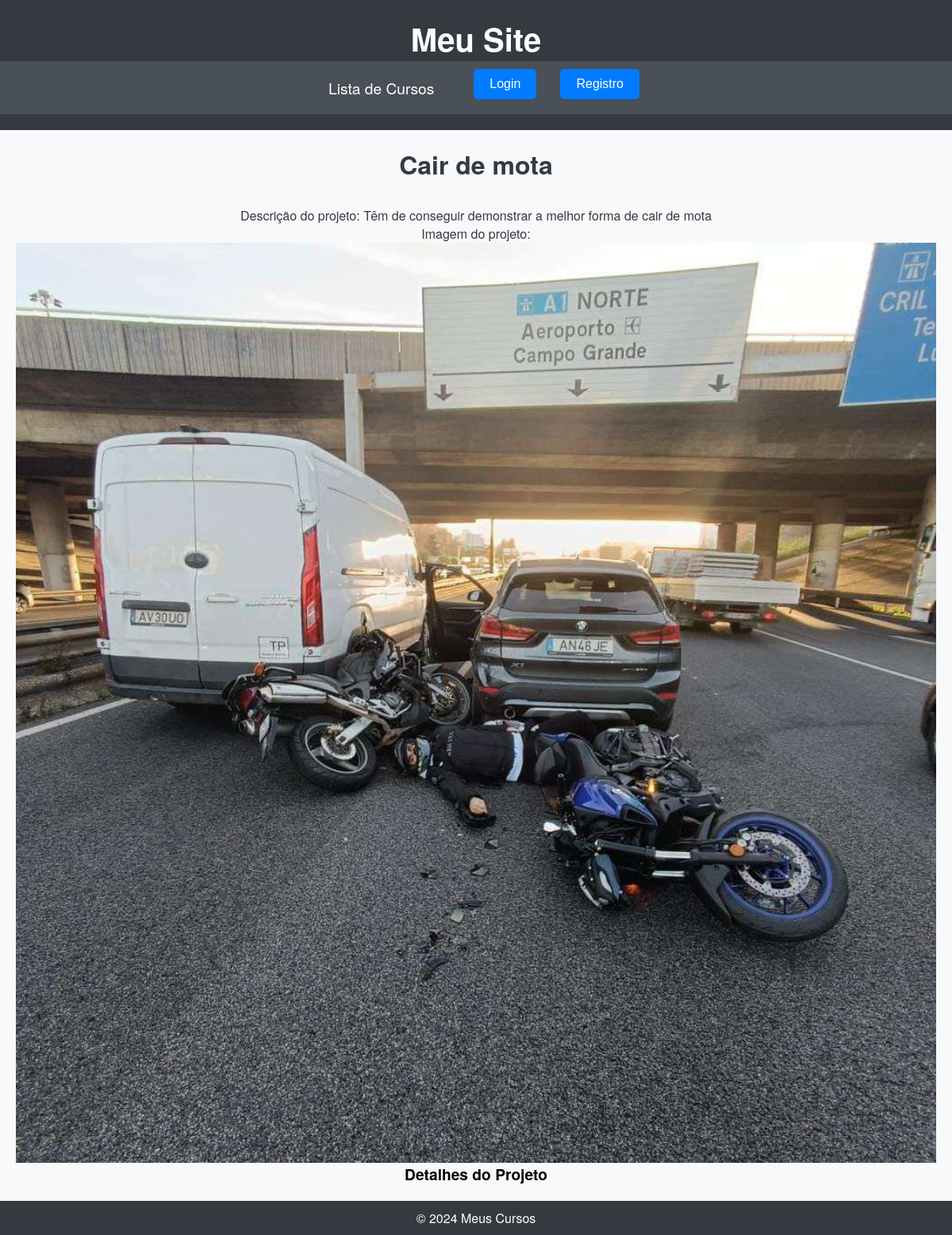
Page /curso/projeto/1/ on the committed database.
### curso/models.py (models this page shows, shortened)
class Projeto(models.Model):
    nome = models.CharField(max_length=100)
    programacao = models.ForeignKey(Programacao, related_name='projetos', on_delete=models.CASCADE, null=True)
    disciplina = models.ForeignKey(Disciplina, related_name='projetos', on_delete=models.CASCADE)
    descricao = models.TextField(blank=True, null=True)
    imagem = models.ImageField(upload_to='imagens/', null=True, blank=True)
    video_demo = models.URLField(null=True, blank=True)
    github_repo = models.URLField(null=True, blank=True)

### curso/views.py (the view)
# urls.py: path('projeto/<int:projeto_id>/', views.projeto_detail, name='projeto_detail'),
def projeto_detail(request, projeto_id):
    projeto = Projeto.objects.get(pk=projeto_id)
    return render(request, 'curso/projeto_detail.html', {'projeto': projeto})

### curso/templates/curso/projeto_detail.html
{% extends 'curso/layout.html' %}
{% block content %}
  <h1>{{ projeto.nome }}</h1>
  <p>Descrição do projeto: {{ projeto.descricao }}</p>
  <p>Imagem do projeto:</p>
  <img src="{{ projeto.imagem.url }}" alt="Imagem do projeto">
  <p><a href="{% url 'curso:projeto_detail' projeto.id %}">Detalhes do Projeto</a></p>
{% endblock %}

### curso/static/curso/estilos.css (style rules this page uses)
* { margin: 0; padding: 0; box-sizing: border-box; }
body { font-family: 'Helvetica Neue', Helvetica, Arial, sans-serif; background-color: #f8f9fa; color: #343a40; display: flex; flex-direction: column; min-height: 100vh; margin: 0; }
main h1 { margin-bottom:30px; }
main a { color:black; text-decoration: none; font-size: 1.2em; font-weight:bold }
img { width:100%; height:auto; }

### rows in the picture
Projeto: nome "Cair de mota", descricao "Têm de conseguir demonstrar a melhor forma de cair de mota", imagem (picture)
